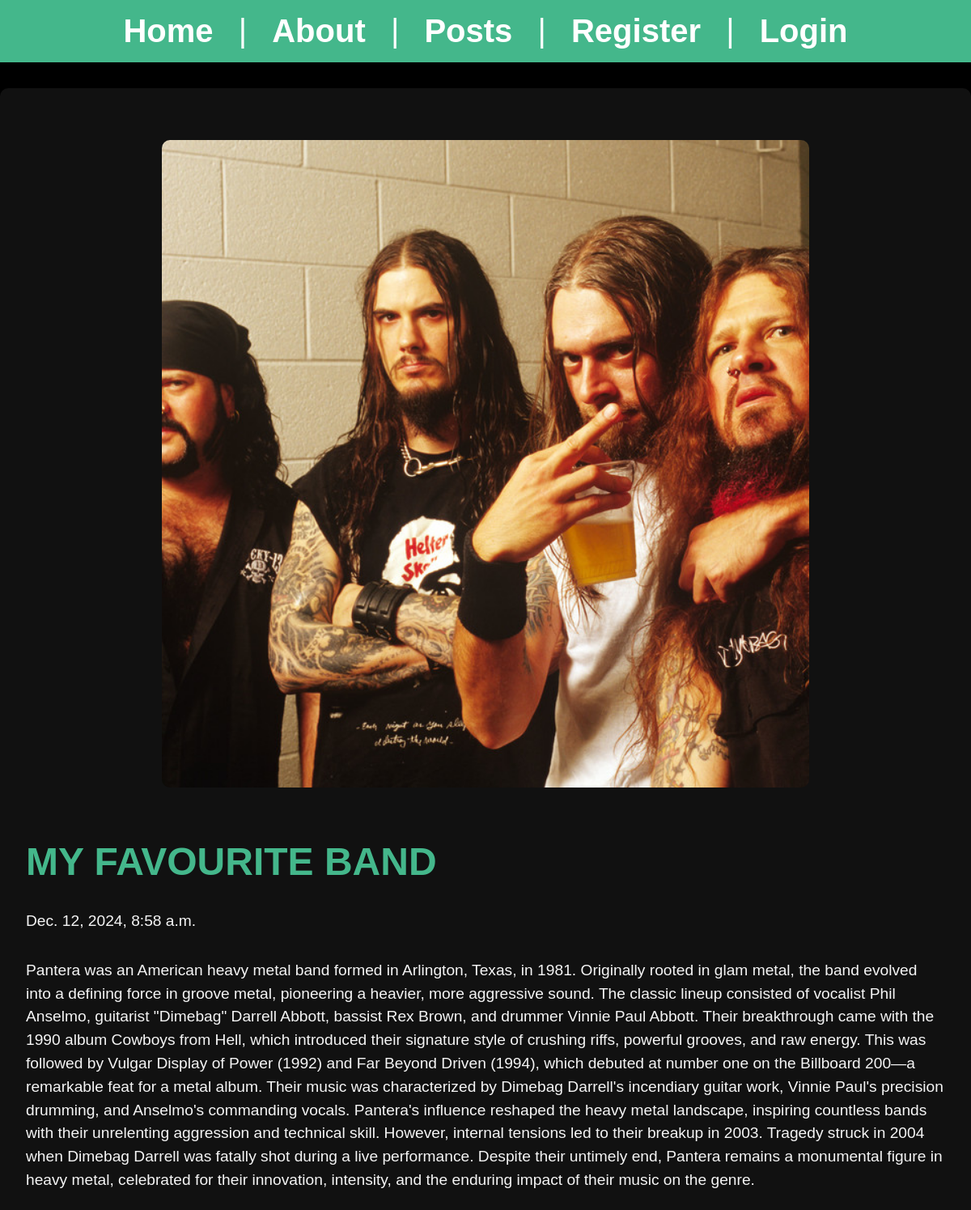
Page /posts/favourite-band-pantera on the committed database.
### posts/models.py (models this page shows, shortened)
class Post(models.Model):
    title = models.CharField(max_length=100)
    body = models.TextField()
    slug = models.SlugField()
    date = models.DateTimeField(auto_now_add=True)
    banner = models.ImageField(default='fallback.png', blank=True, null=True)
    author = models.ForeignKey(User, on_delete=models.CASCADE, default=None )

### posts/views.py (the view)
# urls.py: path('<slug:slug>', views.post_page, name="page"),
def post_page(request, slug):
    post = Post.objects.get(slug=slug)
    return render(request, 'posts/post_page.html', {'post': post})

### posts/templates/posts/post_page.html (shortened to what this page needs)
{% extends 'layout.html'%}
{% block content %}
    <section>
        <img class="banner" src="{{ post.banner.url }}" alt="{{ post.title }}"/>
        <h1>{{ post.title }} </h1>
        <p> {{ post.date }} </p>
        <p>{{ post.body }} </p>
    </section>
{% endblock %}

### assets/css/style.css (style rules this page uses)
* { margin: 0; padding: 0; box-sizing: border-box; }
body { min-height: 100vh; background-color: black; color: whitesmoke; font-size: 3rem; font-family: 'Arial', sans-serif; }
section { display: flex; flex-flow: column; gap: 2rem; }
h1, h2 { font-size: 3rem; color: #44B78B; text-transform: uppercase; font-weight: bold; }
p { font-size: 1.2rem; line-height: 1.5; }
.banner { display: block; width: 100%; max-width: 800px; margin: 2rem auto; border-radius: 10px; }

### rows in the picture
Post: banner (picture), title "MY FAVOURITE BAND", date "Dec. 12, 2024, 8:58 a.m.", body "Pantera was an American heavy metal band formed in Arlington, Texas, in 1981. Originally rooted in glam metal, the band evolved into a defining force in groove metal, pioneering a heavier, more aggressive sound. The classic lineup consisted of vocalist Phil Anselmo, guitarist \"Dimebag\" Darrell Abbott, bassist Rex Brown, and drummer Vinnie Paul Abbott. Their breakthrough came with the 1990 album Cowboys from Hell, which introduced their signature style of crushing riffs, powerful grooves, and raw energy. This was followed by Vulgar Display of Power (1992) and Far Beyond Driven (1994), which debuted at number one on the Billboard 200—a remarkable feat for a metal album. Their music was…"
